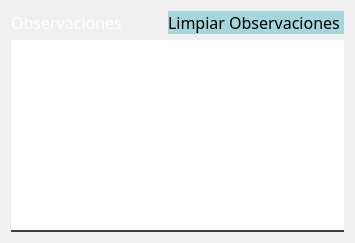
                           <widget class="QWidget" name="tab_6">
                            <property name="styleSheet">
                             <string notr="true">QLabel{
background-color:#000000ff;
color:White;
border:0px solid #14C8DC;
}

QLineEdit{
background-color:White;
border:0px;
color:Black;
border-bottom:2px solid rgb(61,61,61);
font: 75 12pt &quot;Times New Roman&quot;;
}

QPushButton{
background-color:#A4D6DC;
border-radius:10px;
color:Black;
}

QPushButton:hover{
background-color:#DCD8A4;
border-radius:10px;
color:Black;
}

QComboBox{
background-color:White;
border:0px;
color:Black;
border-bottom:2px solid rgb(61,61,61);
font: 75 12pt &quot;Times New Roman&quot;;
}

QTableWidget{
	background-color:rgb(255,255,255);
	color:rgb(0,0,0);
	gridline-color:rgb(61,61,61);
	font-size:12pt;
	color:#000000;
}

QHeaderView::section{
background-color:#A4D6DC;
border:1px solid rgb(0,0,0);
font-size:12pt;
}

QTableWidgetQTableCornerButton::section{
background-color:rgba(225,255,255,0.1);
border:1px solid rgb(0,206,151);
}</string>
                            </property>
                            <attribute name="title">
                             <string>Observaciones</string>
                            </attribute>
                            <layout class="QVBoxLayout" name="verticalLayout_88">
                             <item>
                              <layout class="QHBoxLayout" name="horizontalLayout_89" stretch="1,2,1">
                               <item>
                                <widget class="QLabel" name="Observaciones_3">
                                 <property name="font">
                                  <font>
                                   <family>Goudy Old Style</family>
                                   <pointsize>12</pointsize>
                                  </font>
                                 </property>
                                 <property name="styleSheet">
                                  <string notr="true">QLabel{
background-color:#000000ff;
color:White;
border:0px solid #14C8DC;
}
</string>
                                 </property>
                                 <property name="text">
                                  <string>Observaciones</string>
                                 </property>
                                 <property name="alignment">
                                  <set>Qt::AlignCenter</set>
                                 </property>
                                </widget>
                               </item>
                               <item>
                                <spacer name="horizontalSpacer_93">
                                 <property name="orientation">
                                  <enum>Qt::Horizontal</enum>
                                 </property>
                                 <property name="sizeHint" stdset="0">
                                  <size>
                                   <width>40</width>
                                   <height>20</height>
                                  </size>
                                 </property>
                                </spacer>
                               </item>
                               <item>
                                <widget class="QPushButton" name="BTLimpObs_3">
                                 <property name="font">
                                  <font>
                                   <family>Goudy Old Style</family>
                                   <pointsize>12</pointsize>
                                  </font>
                                 </property>
                                 <property name="cursor">
                                  <cursorShape>PointingHandCursor</cursorShape>
                                 </property>
                                 <property name="styleSheet">
                                  <string notr="true">
QPushButton{
background-color:#A4D6DC;
border-radius:20px;
color:Black;
}

QPushButton:hover{
background-color:#DCD8A4;
border-radius:20px;
color:Black;
}</string>
                                 </property>
                                 <property name="text">
                                  <string>Limpiar Observaciones </string>
                                 </property>
                                </widget>
                               </item>
                              </layout>
                             </item>
                             <item>
                              <layout class="QHBoxLayout" name="horizontalLayout_90" stretch="0,10,0">
                               <property name="spacing">
                                <number>0</number>
                               </property>
                               <item>
                                <spacer name="horizontalSpacer_94">
                                 <property name="orientation">
                                  <enum>Qt::Horizontal</enum>
                                 </property>
                                 <property name="sizeHint" stdset="0">
                                  <size>
                                   <width>0</width>
                                   <height>0</height>
                                  </size>
                                 </property>
                                </spacer>
                               </item>
                               <item>
                                <widget class="QTextEdit" name="TXObservaciones_3">
                                 <property name="styleSheet">
                                  <string notr="true">QTextEdit{
background-color:rgb(255,255,255);
border:0px;
color:rgb(0,0,0);
border-bottom:2px solid rgb(61,61,61);
font: 75 12pt &quot;Times New Roman&quot;;
}</string>
                                 </property>
                                </widget>
                               </item>
                               <item>
                                <spacer name="horizontalSpacer_95">
                                 <property name="orientation">
                                  <enum>Qt::Horizontal</enum>
                                 </property>
                                 <property name="sizeHint" stdset="0">
                                  <size>
                                   <width>0</width>
                                   <height>0</height>
                                  </size>
                                 </property>
                                </spacer>
                               </item>
                              </layout>
                             </item>
                            </layout>
                           </widget>
